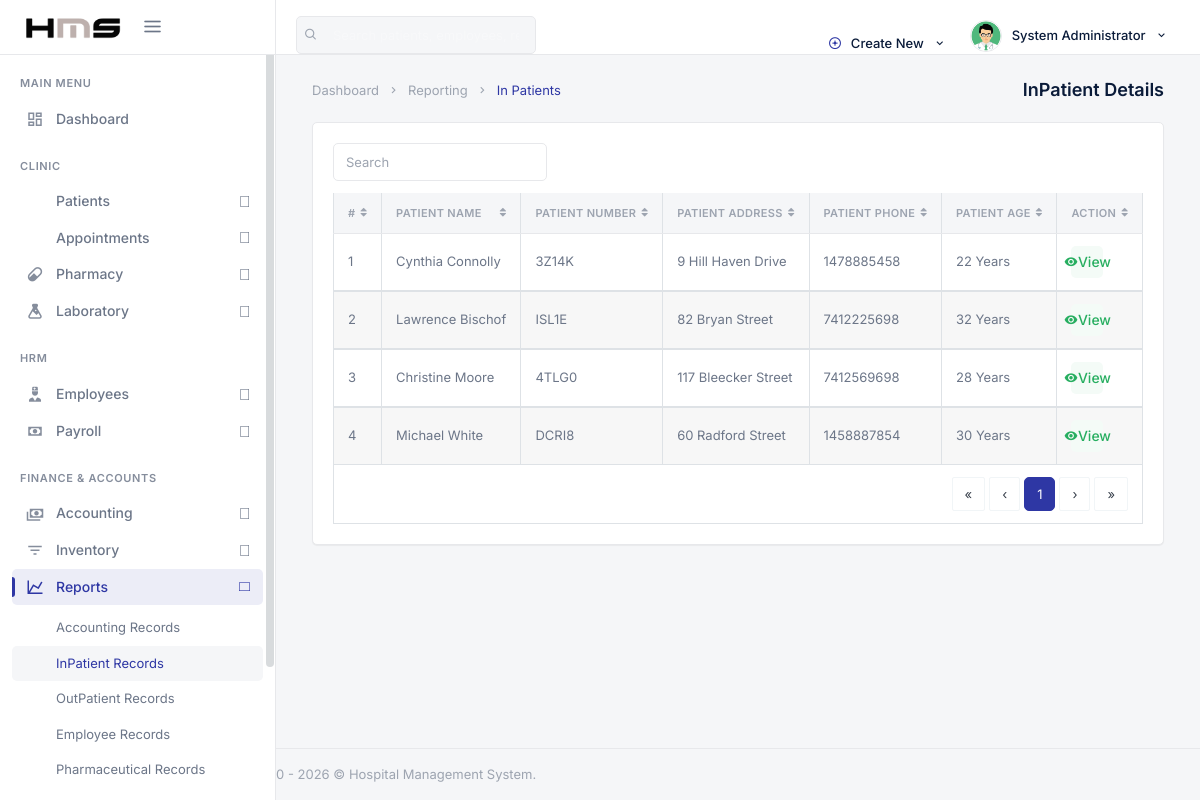
Screenshot of /backend/admin/his_admin_inpatient_records.php (signed in) with the database file from the repository.
### tables this page shows
CREATE TABLE `his_admin` (
  `ad_id` int(20) NOT NULL,
  `ad_fname` varchar(200) DEFAULT NULL,
  `ad_lname` varchar(200) DEFAULT NULL,
  `ad_email` varchar(200) DEFAULT NULL,
  `ad_pwd` varchar(200) DEFAULT NULL,
  `ad_dpic` varchar(200) DEFAULT NULL
);

CREATE TABLE `his_patients` (
  `pat_id` int(20) NOT NULL,
  `pat_fname` varchar(200) DEFAULT NULL,
  `pat_lname` varchar(200) DEFAULT NULL,
  `pat_sex` varchar(20) DEFAULT NULL,
  `pat_marital_status` varchar(40) DEFAULT NULL,
  `pat_religion` varchar(80) DEFAULT NULL,
  `pat_reg_hour` time DEFAULT NULL,
  `pat_dob` varchar(200) DEFAULT NULL,
  `pat_age` varchar(200) DEFAULT NULL,
  `pat_number` varchar(200) DEFAULT NULL,
  `pat_addr` varchar(200) DEFAULT NULL,
  `pat_village` varchar(200) DEFAULT NULL,
  `pat_division` varchar(200) DEFAULT NULL,
  `pat_subdivision` varchar(200) DEFAULT NULL,
  `pat_blood_group` varchar(10) DEFAULT NULL,
  `pat_phone` varchar(200) DEFAULT NULL,
  `pat_email` varchar(200) DEFAULT NULL,
  `pat_emergency_name` varchar(200) DEFAULT NULL,
  `pat_emergency_phone` varchar(40) DEFAULT NULL,
  `pat_type` varchar(200) DEFAULT NULL,
  `pat_date_joined` timestamp(6) NOT NULL DEFAULT CURRENT_TIMESTAMP(6) ON UPDATE CURRENT_TIMESTAMP(6),
  `pat_ailment` varchar(200) DEFAULT NULL,
  `pat_discharge_status` varchar(200) DEFAULT NULL
);

### backend/security.php (called while the page is built, shortened)
<?php
function escape_output($string) {
    return htmlspecialchars((string) $string, ENT_QUOTES, 'UTF-8');
}

### backend/admin/his_admin_inpatient_records.php (the view, shortened to what this page needs)
<?php
  include('../config.php');
    include('../security.php');
?>
<!DOCTYPE html>
<html lang="en">
<?php include('assets/inc/head.php');?>
    <body>
        <div id="wrapper">
                <?php include('assets/inc/nav.php');?>
                <?php include("assets/inc/sidebar.php");?>
            <div class="content-page">
                <div class="content">
                    <div class="container-fluid">
                        <div class="row">
                            <div class="col-12">
                                <div class="page-title-box">
                                    <div class="page-title-right">
                                        <ol class="breadcrumb m-0">
                                            <li class="breadcrumb-item"><a href="javascript: void(0);">Dashboard</a></li>
                                            <li class="breadcrumb-item"><a href="javascript: void(0);">Reporting</a></li>
                                            <li class="breadcrumb-item active">In Patients</li>
                                        </ol>
                                    </div>
                                    <h4 class="page-title">InPatient Details</h4>
                                </div>
                            </div>
                        </div>
                        <div class="row">
                            <div class="col-12">
                                <div class="card-box">
                                    <div class="mb-2">
                                        <div class="row">
                                            <div class="col-12 text-sm-center form-inline" >
                                                <div class="form-group">
                                                    <input id="demo-foo-search" type="text" placeholder="Search" class="form-control form-control-sm" autocomplete="on">
                                                </div>
                                            </div>
                                        </div>
                                    </div>
                                    <div class="table-responsive">
                                        <table id="demo-foo-filtering" class="table table-bordered toggle-circle mb-0" data-page-size="7">
                                            <thead>
                                            <tr>
                                                <th>#</th>
                                                <th data-toggle="true">Patient Name</th>
                                                <th data-hide="phone">Patient Number</th>
                                                <th data-hide="phone">Patient Address</th>
                                                <th data-hide="phone">Patient Phone</th>
                                                <th data-hide="phone">Patient Age</th>
                                                <th data-hide="phone">Action</th>
                                            </tr>
                                            </thead>
                                            <?php
                                                $ret="SELECT * FROM  his_patients WHERE pat_type = 'InPatient' ORDER BY RAND() ";
                                                $stmt= $mysqli->prepare($ret) ;
                                                $stmt->execute() ;
                                                $res=$stmt->get_result();
                                                $cnt=1;
                                                while($row=$res->fetch_object())
                                                {
                                            ?>
                                                <tbody>
                                                <tr>
                                                    <td><?php echo $cnt;?></td>
                                                    <td><?php echo escape_output($row->pat_fname);?> <?php echo escape_output($row->pat_lname);?></td>
                                                    <td><?php echo escape_output($row->pat_number);?></td>
                                                    <td><?php echo escape_output($row->pat_addr);?></td>
                                                    <td><?php echo escape_output($row->pat_phone);?></td>
                                                    <td><?php echo escape_output($row->pat_age);?> Years</td>
                                                    <td><a href="his_admin_view_single_patient.php?pat_id=<?php echo escape_output($row->pat_id);?>&&pat_number=<?php echo escape_output($row->pat_number);?>" class="badge badge-success"><i class="mdi mdi-eye"></i> View</a></td>
                                                </tr>
                                                </tbody>
                                            <?php  $cnt = $cnt +1 ; }?>
                                            <tfoot>
                                            <tr class="active">
                                                <td colspan="8">
                                                    <div class="text-right">
                                                        <ul class="pagination pagination-rounded justify-content-end footable-pagination m-t-10 mb-0"></ul>
                                                    </div>
                                                </td>
                                            </tr>
                                            </tfoot>
                                        </table>
                                    </div>
                                </div>
                            </div>
                        </div>
                    </div>
                </div>
                 <?php include('assets/inc/footer.php');?>
            </div>
        </div>
    </body>
</html>

### backend/admin/assets/inc/nav.php (shortened to what this page needs)
<?php
    $aid=$_SESSION['ad_id'];
    $ret="select * from his_admin where ad_id=?";
    $stmt= $mysqli->prepare($ret);
    $stmt->bind_param('i',$aid);
    $stmt->execute();
    $res=$stmt->get_result();
    while($row=$res->fetch_object())
    {
?>
    <div class="navbar-custom">
        <ul class="list-unstyled topnav-menu topnav-menu-left m-0">
            <li class="d-none d-lg-block">
                <form class="app-search" autocomplete="off">
                    <div class="app-search-box">
                        <button class="btn" type="button"><i class="fe-search"></i></button>
                        <input type="text" class="form-control" placeholder="Search patients, employees, records…">
                    </div>
                </form>
            </li>
        </ul>
        <div class="logo-box bg-black">
            <a href="his_admin_dashboard.php" class="logo text-center">
                <span class="logo-lg">
                    <img src="assets/images/logo-dark.png" alt="HMS" height="22">
                </span>
            </a>
            <button class="button-menu-mobile">
                <i class="fe-menu"></i>
            </button>
        </div>
        <ul class="list-unstyled topnav-menu float-right mb-0">
            <li class="dropdown notification-list d-none d-lg-block">
                <a class="nav-link dropdown-toggle waves-effect waves-light" data-toggle="dropdown" href="#" role="button" aria-haspopup="false" aria-expanded="false">
                    <i class="fe-plus-circle mr-1" style="color: var(--hms-primary);"></i>
                    Create New
                    <i class="mdi mdi-chevron-down ml-1"></i>
                </a>
            </li>
            <li class="dropdown notification-list">
                <a class="nav-link dropdown-toggle nav-user mr-0 waves-effect waves-light" data-toggle="dropdown" href="#" role="button" aria-haspopup="false" aria-expanded="false">
                    <img src="assets/images/users/<?php echo escape_output($row->ad_dpic); ?>" alt="User" class="rounded-circle">
                    <span class="pro-user-name ml-1 d-none d-lg-inline">
                        <?php echo escape_output($row->ad_fname); ?> <?php echo escape_output($row->ad_lname); ?>
                        <i class="mdi mdi-chevron-down ml-1"></i>
                    </span>
                </a>
            </li>
        </ul>
    </div>
<?php }?>

### rows the page displays
his_admin: ad_dpic (picture), ad_fname "System", ad_lname "Administrator"
his_patients: pat_fname "Cynthia", pat_lname "Connolly", pat_number "3Z14K", pat_addr "9 Hill Haven Drive", pat_phone "1478885458", pat_age "22"
his_patients: pat_fname "Lawrence", pat_lname "Bischof", pat_number "ISL1E", pat_addr "82 Bryan Street", pat_phone "7412225698", pat_age "32"
his_patients: pat_fname "Christine", pat_lname "Moore", pat_number "4TLG0", pat_addr "117 Bleecker Street", pat_phone "7412569698", pat_age "28"
his_patients: pat_fname "Michael", pat_lname "White", pat_number "DCRI8", pat_addr "60 Radford Street", pat_phone "1458887854", pat_age "30"
